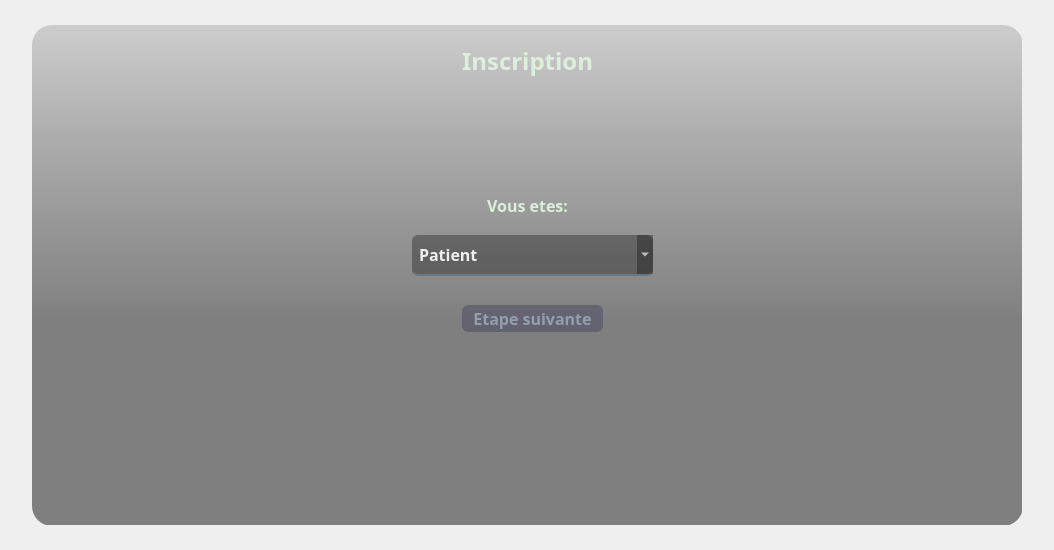
<?xml version="1.0" encoding="UTF-8"?>
<ui version="4.0">
 <class>MainWindow</class>
 <widget class="QMainWindow" name="MainWindow">
  <property name="geometry">
   <rect>
    <x>0</x>
    <y>0</y>
    <width>1054</width>
    <height>550</height>
   </rect>
  </property>
  <property name="sizePolicy">
   <sizepolicy hsizetype="Preferred" vsizetype="Preferred">
    <horstretch>0</horstretch>
    <verstretch>0</verstretch>
   </sizepolicy>
  </property>
  <property name="minimumSize">
   <size>
    <width>1054</width>
    <height>550</height>
   </size>
  </property>
  <property name="maximumSize">
   <size>
    <width>1054</width>
    <height>550</height>
   </size>
  </property>
  <property name="font">
   <font>
    <family>Noto Sans</family>
   </font>
  </property>
  <property name="windowTitle">
   <string>Inscription</string>
  </property>
  <property name="styleSheet">
   <string notr="true"/>
  </property>
  <widget class="QWidget" name="centralwidget">
   <property name="sizePolicy">
    <sizepolicy hsizetype="Preferred" vsizetype="Preferred">
     <horstretch>0</horstretch>
     <verstretch>0</verstretch>
    </sizepolicy>
   </property>
   <property name="minimumSize">
    <size>
     <width>1054</width>
     <height>550</height>
    </size>
   </property>
   <property name="maximumSize">
    <size>
     <width>1054</width>
     <height>550</height>
    </size>
   </property>
   <property name="font">
    <font>
     <family>Noto Sans</family>
     <pointsize>12</pointsize>
     <weight>75</weight>
     <bold>true</bold>
    </font>
   </property>
   <property name="styleSheet">
    <string notr="true">* {
	color: #000;
	border: none;
}

#centralwidget {
	background-image: url(&quot;:/images/images/welcome.png&quot;);
	background-repeat: no repeat;
	color: #eff9fe;
}

#formBg {
	background-color: qlineargradient(spread:pad, x1:0, y1:0, x2:0, y2:0.715909, stop:0 rgba(0, 0, 0, 37), stop:0.375 rgba(0, 0, 0, 77), stop:0.835227 rgba(0, 0, 0, 120));
	border-radius: 20px;
}

QLabel {
	color:#DED;
}

QLineEdit, QComboBox {
	background-color:rgba(0, 0, 0, 80);
	border-radius: 6px;
	border:none;
	border-bottom:2px solid rgba(105, 118, 132, 255);
	color:rgba(255, 255, 255, 230);
	padding:7px;
}

QPushButton {	
	background-color: rgba(80, 80, 100, 150);
	color:rgba(155, 168, 182, 220);
	border-radius: 6px;
} 
QPushButton:hover {	
	color:rgba(170, 192, 200, 250);
}
QPushButton:pressed{	
	padding-left:5px;
	padding-top:5px;
	color:rgba(115, 128, 142, 255);
}</string>
   </property>
   <layout class="QHBoxLayout" name="horizontalLayout">
    <property name="spacing">
     <number>0</number>
    </property>
    <property name="leftMargin">
     <number>0</number>
    </property>
    <property name="topMargin">
     <number>0</number>
    </property>
    <property name="rightMargin">
     <number>0</number>
    </property>
    <property name="bottomMargin">
     <number>0</number>
    </property>
    <item>
     <widget class="QWidget" name="form" native="true">
      <property name="sizePolicy">
       <sizepolicy hsizetype="Expanding" vsizetype="Expanding">
        <horstretch>0</horstretch>
        <verstretch>0</verstretch>
       </sizepolicy>
      </property>
      <property name="minimumSize">
       <size>
        <width>990</width>
        <height>500</height>
       </size>
      </property>
      <property name="maximumSize">
       <size>
        <width>990</width>
        <height>500</height>
       </size>
      </property>
      <widget class="QLabel" name="formBg">
       <property name="geometry">
        <rect>
         <x>0</x>
         <y>0</y>
         <width>991</width>
         <height>501</height>
        </rect>
       </property>
       <property name="sizePolicy">
        <sizepolicy hsizetype="Expanding" vsizetype="Expanding">
         <horstretch>0</horstretch>
         <verstretch>0</verstretch>
        </sizepolicy>
       </property>
       <property name="minimumSize">
        <size>
         <width>400</width>
         <height>0</height>
        </size>
       </property>
       <property name="text">
        <string/>
       </property>
      </widget>
      <widget class="QLabel" name="label">
       <property name="geometry">
        <rect>
         <x>430</x>
         <y>20</y>
         <width>131</width>
         <height>31</height>
        </rect>
       </property>
       <property name="font">
        <font>
         <family>Noto Sans</family>
         <pointsize>18</pointsize>
         <weight>75</weight>
         <bold>true</bold>
        </font>
       </property>
       <property name="text">
        <string>Inscription</string>
       </property>
      </widget>
      <widget class="QLabel" name="label_2">
       <property name="geometry">
        <rect>
         <x>450</x>
         <y>170</y>
         <width>91</width>
         <height>20</height>
        </rect>
       </property>
       <property name="font">
        <font>
         <family>Noto Sans</family>
         <pointsize>12</pointsize>
         <weight>75</weight>
         <bold>true</bold>
        </font>
       </property>
       <property name="text">
        <string>Vous etes:</string>
       </property>
       <property name="alignment">
        <set>Qt::AlignCenter</set>
       </property>
      </widget>
      <widget class="QComboBox" name="role">
       <property name="geometry">
        <rect>
         <x>380</x>
         <y>210</y>
         <width>241</width>
         <height>41</height>
        </rect>
       </property>
       <item>
        <property name="text">
         <string>Patient</string>
        </property>
       </item>
       <item>
        <property name="text">
         <string>Medecin</string>
        </property>
       </item>
       <item>
        <property name="text">
         <string>Analyste</string>
        </property>
       </item>
       <item>
        <property name="text">
         <string>Chercheur</string>
        </property>
       </item>
      </widget>
      <widget class="QPushButton" name="nextStepBtn">
       <property name="geometry">
        <rect>
         <x>430</x>
         <y>280</y>
         <width>141</width>
         <height>27</height>
        </rect>
       </property>
       <property name="text">
        <string>Etape suivante</string>
       </property>
      </widget>
     </widget>
    </item>
   </layout>
  </widget>
 </widget>
 <resources>
  <include location="../resource.qrc"/>
 </resources>
 <connections/>
</ui>
